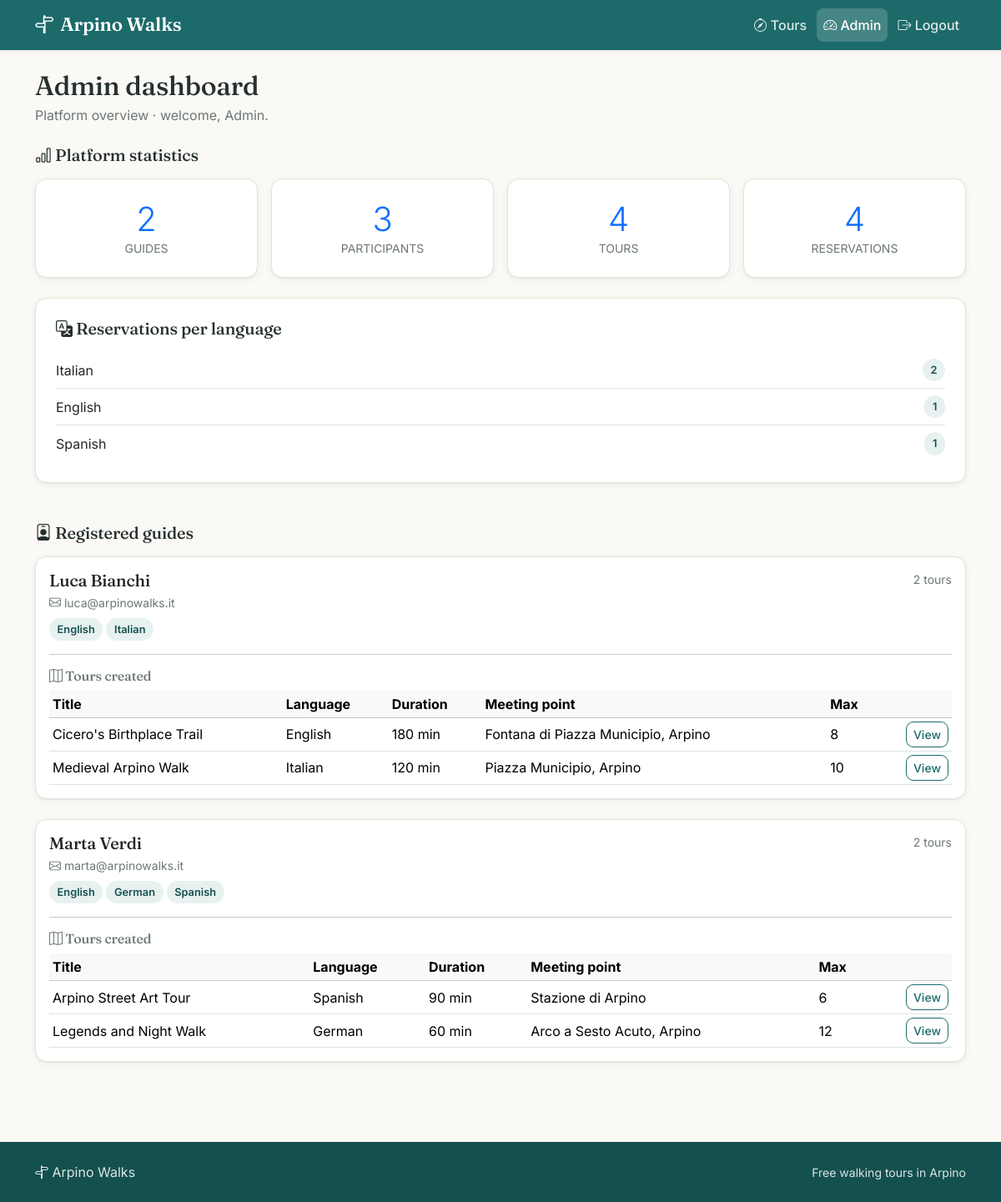
The page /admin (signed in) on the database its author committed.
### tables this page shows
CREATE TABLE users (
    id INTEGER PRIMARY KEY AUTOINCREMENT,
    first_name TEXT NOT NULL,
    last_name TEXT NOT NULL,
    email TEXT NOT NULL UNIQUE,
    password_hash TEXT NOT NULL,
    role TEXT NOT NULL CHECK(role IN ('participant', 'guide', 'admin'))
);

CREATE TABLE guide_languages (
    id INTEGER PRIMARY KEY AUTOINCREMENT,
    guide_id INTEGER NOT NULL,
    language TEXT NOT NULL CHECK(language IN ('Italian', 'English', 'Spanish', 'Portuguese', 'German')),
    UNIQUE(guide_id, language),
    FOREIGN KEY (guide_id) REFERENCES users(id) ON DELETE CASCADE
);

CREATE TABLE tours (
    id INTEGER PRIMARY KEY AUTOINCREMENT,
    guide_id INTEGER NOT NULL,
    title TEXT NOT NULL,
    meeting_point TEXT NOT NULL,
    duration_minutes INTEGER NOT NULL CHECK(duration_minutes > 0),
    language TEXT NOT NULL CHECK(language IN ('Italian', 'English', 'Spanish', 'Portuguese', 'German')),
    max_participants INTEGER NOT NULL CHECK(max_participants > 0),
    description TEXT NOT NULL,
    created_at TEXT NOT NULL,
    FOREIGN KEY (guide_id) REFERENCES users(id) ON DELETE CASCADE
);

### app.py (the view)
@app.route("/admin")
@login_required
def admin_dashboard():
    redirect_response = auth_utils.require_role("admin")
    if redirect_response:
        return redirect_response
    stats = {
        "guides": admin_dao.get_user_count_by_role("guide"),
        "participants": admin_dao.get_user_count_by_role("participant"),
        "tours": admin_dao.get_tour_count(),
        "reservations": admin_dao.get_reservation_count(),
    }
    reservations_by_language = admin_dao.get_reservations_count_by_language()
    guides_overview = []
    for guide in admin_dao.get_all_guides():
        languages = [row["language"] for row in user_dao.get_guide_languages(guide["id"])]
        tours = tour_dao.get_tours_by_guide(guide["id"])
        guides_overview.append({"guide": guide, "languages": languages, "tours": tours})
    return render_template(
        "admin_dashboard.html",
        stats=stats,
        reservations_by_language=reservations_by_language,
        guides_overview=guides_overview,
    )

### app.py (called while the page is built)
@login_manager.user_loader
def load_user(user_id):
    row = user_dao.get_user_by_id(user_id)
    return user_from_row(row)

### dao/admin_dao.py (called while the page is built)
def get_user_count_by_role(role):
    conn = get_connection()
    cur = conn.cursor()
    cur.execute("SELECT COUNT(*) AS total FROM users WHERE role = ?", (role,))
    total = cur.fetchone()["total"]
    cur.close()
    conn.close()
    return total

def get_tour_count():
    conn = get_connection()
    cur = conn.cursor()
    cur.execute("SELECT COUNT(*) AS total FROM tours")
    total = cur.fetchone()["total"]
    cur.close()
    conn.close()
    return total

def get_reservation_count():
    conn = get_connection()
    cur = conn.cursor()
    cur.execute("SELECT COUNT(*) AS total FROM reservations")
    total = cur.fetchone()["total"]
    cur.close()
    conn.close()
    return total

def get_reservations_count_by_language():
    conn = get_connection()
    cur = conn.cursor()
    cur.execute("""
        SELECT t.language, COUNT(r.id) AS total
        FROM reservations r
        JOIN tours t ON r.tour_id = t.id
        GROUP BY t.language
        ORDER BY total DESC, t.language
    """)
    rows = cur.fetchall()
    cur.close()
    conn.close()
    return rows

def get_all_guides():
    conn = get_connection()
    cur = conn.cursor()
    cur.execute("""
        SELECT id, first_name, last_name, email
        FROM users
        WHERE role = 'guide'
        ORDER BY last_name, first_name
    """)
    guides = cur.fetchall()
    cur.close()
    conn.close()
    return guides

### dao/tour_dao.py (called while the page is built)
def get_tours_by_guide(guide_id):
    conn = get_connection()
    cur = conn.cursor()
    cur.execute("""
        SELECT
            id,
            title,
            meeting_point,
            duration_minutes,
            language,
            max_participants,
            description,
            created_at
        FROM tours
        WHERE guide_id = ?
        ORDER BY title
    """, (guide_id,))
    tours = cur.fetchall()
    cur.close()
    conn.close()
    return tours

### dao/user_dao.py (called while the page is built)
def get_user_by_id(user_id):
    conn = get_connection()
    cur = conn.cursor()
    cur.execute("""
        SELECT *
        FROM users
        WHERE id = ?
    """, (user_id,))
    user = cur.fetchone()
    cur.close()
    conn.close()
    return user

### db/database.py (called while the page is built)
def get_connection():
    conn = sqlite3.connect(DB_PATH)
    conn.row_factory = sqlite3.Row
    conn.execute("PRAGMA foreign_keys = ON;")
    return conn

### templates/admin_dashboard.html (shortened to what this page needs)
{% extends "base.html" %}
{% block content %}
<header class="mb-4">
    <h1 class="h2 mb-1">Admin dashboard</h1>
    <p class="text-muted mb-0">Platform overview &middot; welcome, {{ current_user.first_name }}.</p>
</header>
<section class="mb-4">
    <h2 class="section-title h5"><i class="bi bi-bar-chart"></i> Platform statistics</h2>
    <div class="row g-3">
        <div class="col-6 col-lg-3">
            <div class="panel text-center h-100">
                <div class="display-6 text-primary">{{ stats.guides }}</div>
                <div class="text-muted small text-uppercase">Guides</div>
            </div>
        </div>
        <div class="col-6 col-lg-3">
            <div class="panel text-center h-100">
                <div class="display-6 text-primary">{{ stats.participants }}</div>
                <div class="text-muted small text-uppercase">Participants</div>
            </div>
        </div>
        <div class="col-6 col-lg-3">
            <div class="panel text-center h-100">
                <div class="display-6 text-primary">{{ stats.tours }}</div>
                <div class="text-muted small text-uppercase">Tours</div>
            </div>
        </div>
        <div class="col-6 col-lg-3">
            <div class="panel text-center h-100">
                <div class="display-6 text-primary">{{ stats.reservations }}</div>
                <div class="text-muted small text-uppercase">Reservations</div>
            </div>
        </div>
    </div>
</section>
<section class="mb-5">
    <div class="panel">
        <h2 class="section-title h5"><i class="bi bi-translate"></i> Reservations per language</h2>
        {% if reservations_by_language %}
            <ul class="list-group list-group-flush">
                {% for row in reservations_by_language %}
                    <li class="list-group-item px-0 d-flex justify-content-between align-items-center">
                        <span>{{ row.language }}</span>
                        <span class="chip">{{ row.total }}</span>
                    </li>
                {% endfor %}
            </ul>
        {% else %}
            <p class="text-muted mb-0">No reservations yet.</p>
        {% endif %}
    </div>
</section>
<section>
    <h2 class="section-title h5"><i class="bi bi-person-badge"></i> Registered guides</h2>
    {% if guides_overview %}
        {% for item in guides_overview %}
            {% set guide = item.guide %}
            <article class="card mb-4">
                <div class="card-body">
                    <div class="d-flex justify-content-between align-items-start flex-wrap gap-2">
                        <div>
                            <h3 class="h5 mb-1">{{ guide.first_name }} {{ guide.last_name }}</h3>
                            <p class="text-muted small mb-2"><i class="bi bi-envelope"></i> {{ guide.email }}</p>
                            <div class="d-flex flex-wrap gap-1">
                                {% for language in item.languages %}
                                    <span class="chip">{{ language }}</span>
                                {% else %}
                                    <span class="text-muted small">No languages set</span>
                                {% endfor %}
                            </div>
                        </div>
                        <span class="text-muted small">{{ item.tours|length }} tour{{ '' if item.tours|length == 1 else 's' }}</span>
                    </div>
                    <hr>
                    <h4 class="h6 text-muted mb-2"><i class="bi bi-map"></i> Tours created</h4>
                    {% if item.tours %}
                        <div class="table-responsive">
                            <table class="table table-sm align-middle mb-0">
                                <thead class="table-light">
                                    <tr>
                                        <th scope="col">Title</th>
                                        <th scope="col">Language</th>
                                        <th scope="col">Duration</th>
                                        <th scope="col">Meeting point</th>
                                        <th scope="col">Max</th>
                                        <th scope="col"></th>
                                    </tr>
                                </thead>
                                <tbody>
                                    {% for tour in item.tours %}
                                        <tr>
                                            <td>{{ tour.title }}</td>
                                            <td>{{ tour.language }}</td>
                                            <td>{{ tour.duration_minutes }} min</td>
                                            <td>{{ tour.meeting_point }}</td>
                                            <td>{{ tour.max_participants }}</td>
                                            <td class="text-end">
                                                <a href="{{ url_for('tour_detail', tour_id=tour.id) }}" class="btn btn-outline-primary btn-sm">View</a>
                                            </td>
                                        </tr>
                                    {% endfor %}
                                </tbody>
                            </table>
                        </div>
                    {% else %}
                        <p class="text-muted small mb-0">This guide has not created any tours yet.</p>
                    {% endif %}
                </div>
            </article>
        {% endfor %}
    {% else %}
        <div class="empty-state">
            <i class="bi bi-people"></i>
            <p class="mt-3 mb-0">No guides registered yet.</p>
        </div>
    {% endif %}
</section>
{% endblock %}

### static/styles/styles.css (style rules this page uses)
:root { --brand: #1d6a6a; --brand-dark: #14504f; --brand-soft: #e7f1f0; --accent: #e08a2e; --accent-dark: #c0741f; --paper: #fbf9f5; --surface: #ffffff; --ink: #26312f; --muted: #6b7775; --line: #e7e3da; --radius: 14px; --shadow-sm: 0 1px 2px rgba(20, 50, 49, .06), 0 2px 8px rgba(20, 50, 49, .06); --shadow-md: 0 6px 24px rgba(20, 50, 49, .10); }
body { background-color: var(--paper); color: var(--ink); font-family: "Inter", system-ui, -apple-system, "Segoe UI", Roboto, sans-serif; display: flex; flex-direction: column; min-height: 100vh; }
h1, h2, h3, h4, .navbar-brand { font-family: "Fraunces", Georgia, "Times New Roman", serif; color: var(--ink); letter-spacing: -.01em; }
a { color: var(--brand); text-decoration-thickness: 1px; text-underline-offset: 2px; }
.text-muted { color: var(--muted) !important; }
.section-title { font-size: 1.25rem; margin-bottom: 1rem; }
.card { border: 1px solid var(--line); border-radius: var(--radius); background: var(--surface); box-shadow: var(--shadow-sm); }
.chip { display: inline-flex; align-items: center; gap: .35rem; background: var(--brand-soft); color: var(--brand-dark); font-size: .8rem; font-weight: 600; padding: .25rem .6rem; border-radius: 999px; }
.btn { border-radius: 9px; font-weight: 500; }
.btn-outline-primary { --bs-btn-color: var(--brand); --bs-btn-border-color: var(--brand); --bs-btn-hover-bg: var(--brand); --bs-btn-hover-border-color: var(--brand); --bs-btn-active-bg: var(--brand-dark); }
.panel { background: var(--surface); border: 1px solid var(--line); border-radius: var(--radius); box-shadow: var(--shadow-sm); padding: 1.5rem; }

### rows shown on the page
users: first_name "Admin"
users: first_name "Luca", last_name "Bianchi", email "luca@arpinowalks.it"
guide_languages: language "English"
guide_languages: language "Italian"
tours: title "Cicero's Birthplace Trail", language "English", duration_minutes "180", meeting_point "Fontana di Piazza Municipio, Arpino", max_participants "8"
tours: title "Medieval Arpino Walk", language "Italian", duration_minutes "120", meeting_point "Piazza Municipio, Arpino", max_participants "10"
users: first_name "Marta", last_name "Verdi", email "marta@arpinowalks.it"
guide_languages: language "English"
guide_languages: language "German"
guide_languages: language "Spanish"
tours: title "Arpino Street Art Tour", language "Spanish", duration_minutes "90", meeting_point "Stazione di Arpino", max_participants "6"
tours: title "Legends and Night Walk", language "German", duration_minutes "60", meeting_point "Arco a Sesto Acuto, Arpino", max_participants "12"

### other values the page prints
{{ stats.guides }} "2"
{{ stats.participants }} "3"
{{ stats.tours }} "4"
{{ stats.reservations }} "4"
{{ row.language }} "Italian" "English" "Spanish"
{{ row.total }} "2" "1" "1"
{{ item.tours|length }} "2" "2"
{{ '' if item.tours|length == 1 else 's' }} "s" "s"
